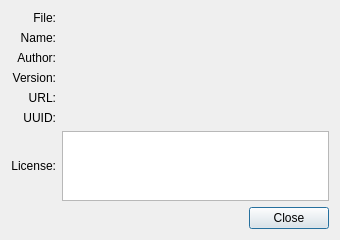
<?xml version="1.0" encoding="UTF-8"?>
<ui version="4.0">
 <author>Dmitry Baryshev</author>
 <class>PluginDetails</class>
 <widget class="QDialog" name="PluginDetails">
  <property name="geometry">
   <rect>
    <x>0</x>
    <y>0</y>
    <width>340</width>
    <height>240</height>
   </rect>
  </property>
  <property name="windowTitle">
   <string extracomment="Window title">Plugin details</string>
  </property>
  <layout class="QGridLayout" name="gridLayout_2">
   <item row="0" column="0" colspan="2">
    <layout class="QGridLayout" name="gridLayout">
     <item row="0" column="0">
      <widget class="QLabel" name="label_6">
       <property name="text">
        <string>File:</string>
       </property>
       <property name="alignment">
        <set>Qt::AlignRight|Qt::AlignTrailing|Qt::AlignVCenter</set>
       </property>
      </widget>
     </item>
     <item row="5" column="1">
      <widget class="QLabel" name="labelUuid">
       <property name="sizePolicy">
        <sizepolicy hsizetype="Preferred" vsizetype="Preferred">
         <horstretch>1</horstretch>
         <verstretch>0</verstretch>
        </sizepolicy>
       </property>
       <property name="textInteractionFlags">
        <set>Qt::LinksAccessibleByMouse|Qt::TextSelectableByMouse</set>
       </property>
      </widget>
     </item>
     <item row="1" column="0">
      <widget class="QLabel" name="label">
       <property name="text">
        <string>Name:</string>
       </property>
       <property name="alignment">
        <set>Qt::AlignRight|Qt::AlignTrailing|Qt::AlignVCenter</set>
       </property>
      </widget>
     </item>
     <item row="5" column="0">
      <widget class="QLabel" name="label_5">
       <property name="text">
        <string>UUID:</string>
       </property>
       <property name="alignment">
        <set>Qt::AlignRight|Qt::AlignTrailing|Qt::AlignVCenter</set>
       </property>
      </widget>
     </item>
     <item row="0" column="1">
      <widget class="QLabel" name="labelFilename">
       <property name="textInteractionFlags">
        <set>Qt::LinksAccessibleByMouse|Qt::TextSelectableByMouse</set>
       </property>
      </widget>
     </item>
     <item row="2" column="0">
      <widget class="QLabel" name="label_2">
       <property name="text">
        <string>Author:</string>
       </property>
       <property name="alignment">
        <set>Qt::AlignRight|Qt::AlignTrailing|Qt::AlignVCenter</set>
       </property>
      </widget>
     </item>
     <item row="2" column="1">
      <widget class="QLabel" name="labelAuthor">
       <property name="textInteractionFlags">
        <set>Qt::LinksAccessibleByMouse|Qt::TextSelectableByMouse</set>
       </property>
      </widget>
     </item>
     <item row="4" column="1">
      <widget class="QLabel" name="labelUrl">
       <property name="openExternalLinks">
        <bool>true</bool>
       </property>
       <property name="textInteractionFlags">
        <set>Qt::LinksAccessibleByMouse|Qt::TextSelectableByMouse</set>
       </property>
      </widget>
     </item>
     <item row="1" column="1">
      <widget class="QLabel" name="labelName">
       <property name="textInteractionFlags">
        <set>Qt::LinksAccessibleByMouse|Qt::TextSelectableByMouse</set>
       </property>
      </widget>
     </item>
     <item row="4" column="0">
      <widget class="QLabel" name="label_4">
       <property name="text">
        <string>URL:</string>
       </property>
       <property name="alignment">
        <set>Qt::AlignRight|Qt::AlignTrailing|Qt::AlignVCenter</set>
       </property>
      </widget>
     </item>
     <item row="3" column="1">
      <widget class="QLabel" name="labelVersion">
       <property name="textInteractionFlags">
        <set>Qt::LinksAccessibleByMouse|Qt::TextSelectableByMouse</set>
       </property>
      </widget>
     </item>
     <item row="3" column="0">
      <widget class="QLabel" name="label_3">
       <property name="text">
        <string>Version:</string>
       </property>
       <property name="alignment">
        <set>Qt::AlignRight|Qt::AlignTrailing|Qt::AlignVCenter</set>
       </property>
      </widget>
     </item>
     <item row="6" column="0">
      <widget class="QLabel" name="label_7">
       <property name="text">
        <string>License:</string>
       </property>
       <property name="alignment">
        <set>Qt::AlignRight|Qt::AlignTrailing|Qt::AlignVCenter</set>
       </property>
      </widget>
     </item>
     <item row="6" column="1">
      <widget class="QPlainTextEdit" name="plainLicense">
       <property name="acceptDrops">
        <bool>false</bool>
       </property>
       <property name="undoRedoEnabled">
        <bool>false</bool>
       </property>
       <property name="readOnly">
        <bool>true</bool>
       </property>
      </widget>
     </item>
    </layout>
   </item>
   <item row="1" column="0">
    <spacer name="verticalSpacer">
     <property name="orientation">
      <enum>Qt::Vertical</enum>
     </property>
     <property name="sizeHint" stdset="0">
      <size>
       <width>20</width>
       <height>0</height>
      </size>
     </property>
    </spacer>
   </item>
   <item row="2" column="1">
    <widget class="QDialogButtonBox" name="buttonBox">
     <property name="standardButtons">
      <set>QDialogButtonBox::Close</set>
     </property>
    </widget>
   </item>
  </layout>
 </widget>
 <tabstops>
  <tabstop>plainLicense</tabstop>
  <tabstop>buttonBox</tabstop>
 </tabstops>
 <resources/>
 <connections>
  <connection>
   <sender>buttonBox</sender>
   <signal>rejected()</signal>
   <receiver>PluginDetails</receiver>
   <slot>reject()</slot>
   <hints>
    <hint type="sourcelabel">
     <x>339</x>
     <y>234</y>
    </hint>
    <hint type="destinationlabel">
     <x>344</x>
     <y>275</y>
    </hint>
   </hints>
  </connection>
 </connections>
</ui>
